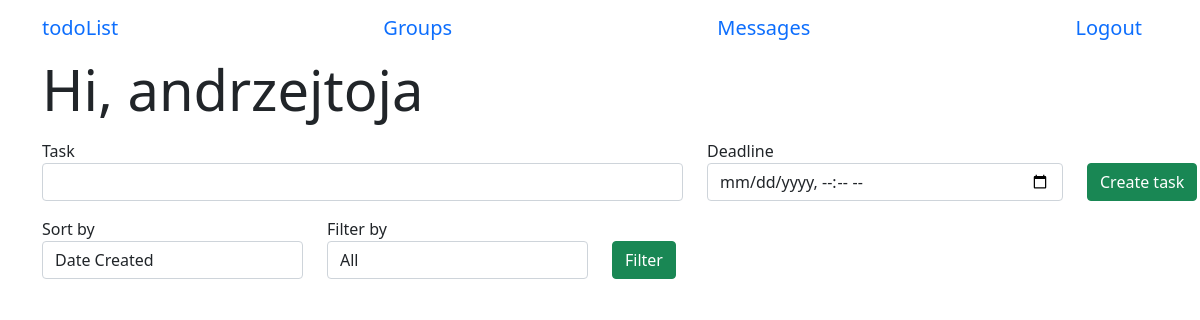
/menu (signed in), run on an earlier commit of the app's database.
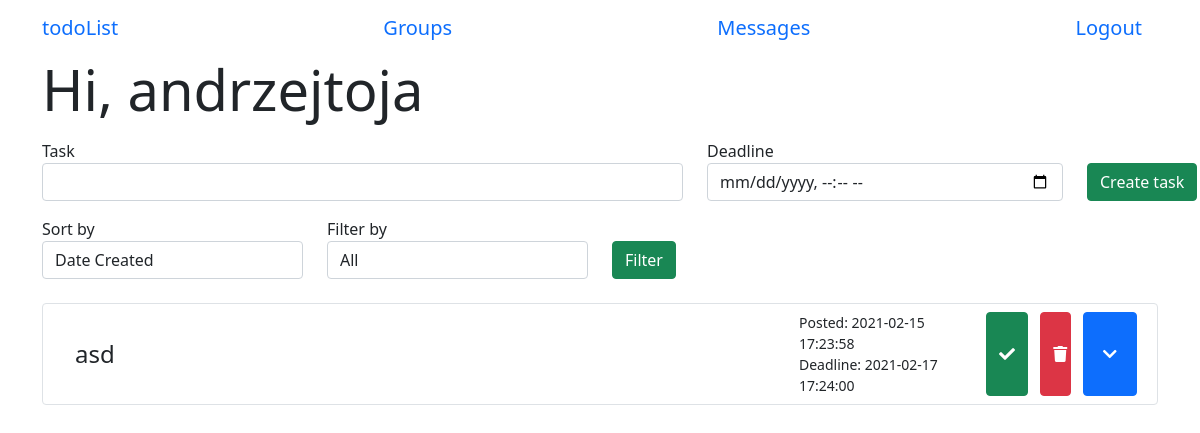
And on a later commit of the database.
### app/models.py (models this page shows, shortened)
class User(UserMixin, db.Model):
    id = db.Column(db.Integer, primary_key=True)
    username = db.Column(db.String(64), index=True, unique=True)
    email = db.Column(db.String(64), index=True, unique=True)
    password_hash = db.Column(db.String(128))
    tasks = db.relationship('Task', backref='author', lazy='dynamic')
    sent_messages = db.relationship('Message', backref="sender", lazy='dynamic', foreign_keys='Message.sender_id')
    messages = db.relationship('Message', backref="receiver", lazy='dynamic', foreign_keys='Message.receiver_id')
    authenticated = db.Column(db.Boolean, index=True, default=False)
    groups = db.relationship(
        'Group',
        secondary=group_table,
        back_populates="users")
    def get_tasks(self):
        return Task.query.filter_by(user_id=self.id)

class Task(db.Model):
    id = db.Column(db.Integer, primary_key=True)
    task = db.Column(db.String(140))
    timestamp = db.Column(db.DateTime, index=True, default=datetime.now())
    deadline = db.Column(db.DateTime, index=True)
    is_completed = db.Column(db.Boolean, default=False)
    description = db.Column(db.String(500), default="")
    subtasks = db.relationship('Subtask', backref='main_task', lazy='dynamic')
    user_id = db.Column(db.Integer, db.ForeignKey('user.id'))
    group_id = db.Column(db.Integer, db.ForeignKey('group.id'))

### app/routes.py (the view)
@login_required
@app.route('/menu', methods=['GET', 'POST'])
def menu():
    if not current_user.is_authenticated:
        return redirect(url_for('index'))
    task_form = TaskForm()
    filter_form = FilterForm()
    tasks = current_user.get_tasks()
    if task_form.submit1.data and task_form.validate_on_submit():
        task = Task(task=task_form.task.data, deadline=task_form.deadline.data, author=current_user)
        db.session.add(task)
        db.session.commit()
        tasks = current_user.get_tasks()
        return redirect(url_for('menu'))
    if filter_form.submit2.data and filter_form.validate_on_submit():
        tasks = current_user.get_tasks_filtered(filter_form.sort_by.data, filter_form.filter_by.data)
    return render_template('menu.html', user=current_user, form=task_form, filter_form=filter_form, tasks=tasks, date=datetime.now())

### app/forms.py (shortened to what this page needs)
class TaskForm(FlaskForm):
    task = StringField('Task', validators=[DataRequired()])
    deadline = DateTimeLocalField('Deadline', validators=[DataRequired()], format='%Y-%m-%dT%H:%M')
    submit1 = SubmitField('Create task')

class FilterForm(FlaskForm):
    sort_by = SelectField('Sort by', choices=['Date Created', 'Deadline'], validators=[])
    filter_by = SelectField('Filter by', choices=['All', 'Completed', "Uncompleted"], validators=[])
    submit2 = SubmitField('Filter')

### app/models.py (called while the page is built)
@login.user_loader
def load_user(id):
    return User.query.get(int(id))

### app/templates/menu.html (shortened to what this page needs)
{% extends 'base.html' %}
{% block start %}Hi, {{ user.username }}{% endblock %}
{% block body %}
    <form action="" method="POST" class="add-task">
        <div class="row">
            <p class="col-7">
                {{ form.task.label }}
                {{ form.task(class_="form-control") }}
            </p>
            <p class="col-4">
                {{ form.deadline.label }}
                {{ form.deadline(class_="form-control date-input", type="datetime-local") }}
            </p>
            <p class="col-1">
                {{ form.submit1(class_="btn btn-success mt-4") }}
            </p>
        </div>
    </form>
    <form action="" method="POST" class="select">
        <div class="row">
            <p class="col-3">
                {{ filter_form.sort_by.label }}
                {{ filter_form.sort_by(class_="form-control") }}
            </p>
            <p class="col-3">
                {{ filter_form.filter_by.label }}
                {{ filter_form.filter_by(class_="form-control") }}
            </p>
            <p class="col-1">
                {{ filter_form.submit2(class_="btn btn-success mt-4") }}
            </p>
        </div>
    </form>
    <div class="tasks">
        <div class="accordion" id="acc">
            {% for task in tasks %}
                <div class="accordion-item p-2 mt-2 mb-2 border rounded">
                    <div class="accordion-header row" id={{ "task" + task.id|string }}>
                        <div class="col-8 h4 my-auto">
                            {% if task.is_completed %}
                                <s class="container">{{ task.task }}</s>
                            {% else %}
                                <div class="container">{{ task.task }}</div>
                            {% endif %}
                        </div>
                        <div class="col-2 my-auto">
                            <div class="date">
                                Posted: {{ task.timestamp.strftime("%Y-%m-%d %H:%M:%S") }}
                            </div>
                            {% if task.deadline.timestamp() - task.timestamp.timestamp() < 0 %}
                                <div class="date text-danger">
                                    Deadline: {{ task.deadline }}
                                </div>
                            {% else %}
                                <div class="date" color="red">
                                    Deadline: {{ task.deadline }}
                                </div>
                            {% endif %}
                        </div>
                        <div class="col-2 row">
                            <form class="col-4 form-temp" action={{ "/change_status/" + task.id|string }}>
                                {% if task.is_completed %}
                                    <button type="submit" class="btn btn-warning form-item h-100"><i class="fas fa-times"></i></button>
                                {% else %}
                                    <button type="submit" class="btn btn-success form-item h-100"><i class="fas fa-check"></i></button>
                                {% endif %}
                            </form>
                            <form class="col-4 form-temp" action={{ "/delete/" + task.id|string }}>
                                <button type="submit" class="btn btn-danger w-100 h-100 form-item"><i class="fas fa-trash"></i></button>
                            </form>
                            <button class="btn btn-primary col-4" type="button" data-toggle="collapse" data-target={{ "#collapse" + task.id|string }} aria-expanded="false" aria-controls={{ "collapse" + task.id|string }}>
                                <i class="fas fa-chevron-down"></i>
                            </button>
                        </div>
                    </div>
                </div>
            </div>
        {% endfor %}
    </div>
{% endblock %}

### app/templates/base.html (shortened to what this page needs)
<!DOCTYPE html>
<html lang="en">
<head>
    <link href="{{ url_for('static', filename='css/main.css') }}" rel="stylesheet">
    <link href="https://cdn.jsdelivr.net/npm/bootstrap@5.0.0-beta1/dist/css/bootstrap.min.css" rel="stylesheet">
    <link rel="stylesheet" href="https://cdnjs.cloudflare.com/ajax/libs/font-awesome/5.15.2/css/all.min.css" />
</head>
<body>
    <header class="site-header container">
        <nav class="navbar">
            <a class="navbar-brand" href="/menu">todoList</a>
            {% if current_user.is_authenticated %}
                <a class="navbar-brand" href="/groups">Groups</a>
                <a class="navbar-brand" href="/messages">Messages</a>
                <a class="navbar-brand" href="/logout">Logout</a>
            {% else %}
                <a class="navbar-brand" href="/register">Register</a>
            {% endif %}
        </nav>
    </header>
    <div class="container">
        <div class="page-header">
            <h1 class="display-4">{% block start %}{% endblock %}</h1>
        </div>
        {% block body %}{% endblock %}
    </div>
</body>
</html>

### app/static/css/main.css (style rules this page uses)
* { box-sizing: border-box }
body { font-family: 'Montserrat', sans-serif; overflow-y:scroll; }
.date { font-size: 14px; }
.form-temp { display: flex; flex-direction: row; }
.form-item { flex: 1; }
button { display: block; }

What changed in the data, as far as the page shows it:
added Task: task "asd", timestamp "2021-02-15 17:23:58", deadline "2021-02-17 17:24:00", is_completed False (drawn)
